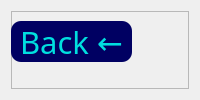
      <widget class="QWidget" name="sign_up_page">
       <layout class="QGridLayout" name="gridLayout_3">
        <item row="0" column="0">
         <widget class="QFrame" name="frame_2">
          <property name="frameShape">
           <enum>QFrame::StyledPanel</enum>
          </property>
          <property name="frameShadow">
           <enum>QFrame::Raised</enum>
          </property>
          <widget class="QFrame" name="frame_5">
           <property name="geometry">
            <rect>
             <x>110</x>
             <y>100</y>
             <width>981</width>
             <height>581</height>
            </rect>
           </property>
           <property name="font">
            <font>
             <family>Segoe UI Light</family>
             <pointsize>18</pointsize>
            </font>
           </property>
           <property name="styleSheet">
            <string notr="true">background-color: rgb(0, 0, 61);
border-radius: 40px;</string>
           </property>
           <property name="frameShape">
            <enum>QFrame::StyledPanel</enum>
           </property>
           <property name="frameShadow">
            <enum>QFrame::Raised</enum>
           </property>
           <widget class="QLabel" name="username_label_2">
            <property name="geometry">
             <rect>
              <x>50</x>
              <y>140</y>
              <width>201</width>
              <height>51</height>
             </rect>
            </property>
            <property name="font">
             <font>
              <family>Segoe UI Light</family>
              <pointsize>27</pointsize>
             </font>
            </property>
            <property name="styleSheet">
             <string notr="true">color: rgb(0, 223, 223);</string>
            </property>
            <property name="text">
             <string>Username:</string>
            </property>
           </widget>
           <widget class="QLineEdit" name="sign_up_user">
            <property name="geometry">
             <rect>
              <x>260</x>
              <y>150</y>
              <width>501</width>
              <height>42</height>
             </rect>
            </property>
            <property name="font">
             <font>
              <family>Segoe UI Light</family>
              <pointsize>18</pointsize>
              <weight>75</weight>
              <bold>true</bold>
             </font>
            </property>
            <property name="styleSheet">
             <string notr="true">QLineEdit{
	background-color:rgb(0, 0, 98);
	color: rgb(0, 223, 223);
	border-radius: 10px;
}
QLineEdit:hover{
	border: 5px solid rgb(0, 0, 217);
}


</string>
            </property>
            <property name="placeholderText">
             <string>Your Username Here</string>
            </property>
           </widget>
           <widget class="QLabel" name="label_5">
            <property name="geometry">
             <rect>
              <x>50</x>
              <y>220</y>
              <width>171</width>
              <height>51</height>
             </rect>
            </property>
            <property name="font">
             <font>
              <family>Segoe UI Light</family>
              <pointsize>27</pointsize>
             </font>
            </property>
            <property name="styleSheet">
             <string notr="true">color: rgb(0, 223, 223);</string>
            </property>
            <property name="text">
             <string>Password:</string>
            </property>
           </widget>
           <widget class="QLineEdit" name="sign_up_password">
            <property name="geometry">
             <rect>
              <x>260</x>
              <y>230</y>
              <width>501</width>
              <height>42</height>
             </rect>
            </property>
            <property name="font">
             <font>
              <family>Segoe UI Light</family>
              <pointsize>18</pointsize>
              <weight>75</weight>
              <bold>true</bold>
             </font>
            </property>
            <property name="styleSheet">
             <string notr="true">QLineEdit{
	background-color:rgb(0, 0, 98);
	color: rgb(0, 223, 223);
	border-radius: 10px;
}
QLineEdit:hover{
	border: 5px solid rgb(0, 0, 217);
}


</string>
            </property>
            <property name="placeholderText">
             <string>Your Password Here</string>
            </property>
           </widget>
           <widget class="QPushButton" name="sign_up_button">
            <property name="geometry">
             <rect>
              <x>390</x>
              <y>410</y>
              <width>221</width>
              <height>61</height>
             </rect>
            </property>
            <property name="font">
             <font>
              <family>Segoe UI Light</family>
              <pointsize>31</pointsize>
             </font>
            </property>
            <property name="styleSheet">
             <string notr="true">
QPushButton{
	background-color: rgb(0, 0, 204);
	color: rgb(0, 216, 216);
	border-radius: 20px;
}
QPushButton:hover{
	border: 2px solid rgb(0, 0, 98);
}







</string>
            </property>
            <property name="text">
             <string>Sign Up</string>
            </property>
           </widget>
           <widget class="QLabel" name="login_label_2">
            <property name="geometry">
             <rect>
              <x>20</x>
              <y>30</y>
              <width>141</width>
              <height>51</height>
             </rect>
            </property>
            <property name="font">
             <font>
              <family>Segoe UI Light</family>
              <pointsize>29</pointsize>
              <weight>75</weight>
              <bold>true</bold>
             </font>
            </property>
            <property name="styleSheet">
             <string notr="true">color: rgb(0, 223, 223);</string>
            </property>
            <property name="frameShadow">
             <enum>QFrame::Plain</enum>
            </property>
            <property name="text">
             <string>Sign Up</string>
            </property>
            <property name="alignment">
             <set>Qt::AlignCenter</set>
            </property>
           </widget>
           <widget class="QLabel" name="label_6">
            <property name="geometry">
             <rect>
              <x>50</x>
              <y>310</y>
              <width>171</width>
              <height>51</height>
             </rect>
            </property>
            <property name="font">
             <font>
              <family>Segoe UI Light</family>
              <pointsize>27</pointsize>
             </font>
            </property>
            <property name="styleSheet">
             <string notr="true">color: rgb(0, 223, 223);</string>
            </property>
            <property name="text">
             <string>Your Email:</string>
            </property>
           </widget>
           <widget class="QLineEdit" name="sign_up_email">
            <property name="geometry">
             <rect>
              <x>260</x>
              <y>310</y>
              <width>501</width>
              <height>42</height>
             </rect>
            </property>
            <property name="font">
             <font>
              <family>Segoe UI Light</family>
              <pointsize>18</pointsize>
              <weight>75</weight>
              <bold>true</bold>
             </font>
            </property>
            <property name="styleSheet">
             <string notr="true">QLineEdit{
	background-color:rgb(0, 0, 98);
	color: rgb(0, 223, 223);
	border-radius: 10px;
}
QLineEdit:hover{
	border: 5px solid rgb(0, 0, 217);
}


</string>
            </property>
            <property name="placeholderText">
             <string>Your Email Here, Use Real Emails Only</string>
            </property>
           </widget>
          </widget>
          <widget class="QLabel" name="title_2">
           <property name="geometry">
            <rect>
             <x>320</x>
             <y>0</y>
             <width>531</width>
             <height>51</height>
            </rect>
           </property>
           <property name="font">
            <font>
             <family>Segoe UI Light</family>
             <pointsize>29</pointsize>
             <weight>75</weight>
             <bold>true</bold>
            </font>
           </property>
           <property name="styleSheet">
            <string notr="true">color: rgb(0, 223, 223);
border-radius: 20px;
</string>
           </property>
           <property name="text">
            <string>Dumay's Cloud Application</string>
           </property>
           <property name="alignment">
            <set>Qt::AlignCenter</set>
           </property>
          </widget>
          <widget class="QPushButton" name="back_button">
           <property name="geometry">
            <rect>
             <x>0</x>
             <y>10</y>
             <width>121</width>
             <height>41</height>
            </rect>
           </property>
           <property name="font">
            <font>
             <family>Segoe UI Light</family>
             <pointsize>23</pointsize>
             <weight>50</weight>
             <bold>false</bold>
            </font>
           </property>
           <property name="styleSheet">
            <string notr="true">QPushButton{
	background-color:rgb(0, 0, 98);
	color: rgb(0, 223, 223);
	border-radius: 10px;
}
QPushButton:hover{
	border: 2px solid rgb(0, 0, 217);
}</string>
           </property>
           <property name="text">
            <string>Back ←</string>
           </property>
          </widget>
         </widget>
        </item>
       </layout>
      </widget>
